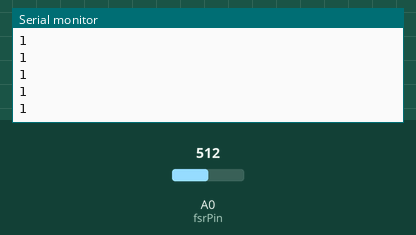
Simulated run of this sketch. Board: Arduino Uno, built with avr-gcc and run on an emulated ATmega328P. Shown: the last lines printed to the serial monitor. Inputs (shaded band) come from the test bench; at power-on: A0 (fsrPin) = 512.

Above: at 1.2 s.
1.3 s: A0 (fsrPin) set to 716
At 1.68 s:
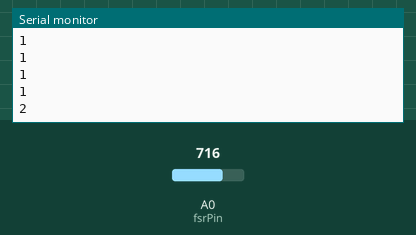
2.8 s: A0 (fsrPin) set to 900
At 2.93 s:
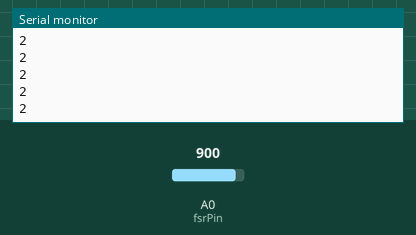
Timing chart, 0 to 5.8 s (numbered marks = the images above; inputs shaded):
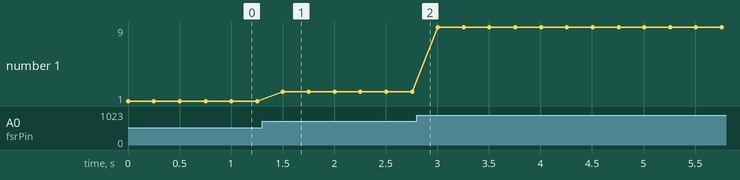

The sketch:

2021_MsC_Code_LoadCellSensor_Arduino.ino
```cpp
// (licence header left out)
 /*Note: You have available to use the ports: A2, A3, A4, A5.
  Circuit relation:
  PC2 -> A2
  PC3 -> A3
  PC4 -> A4 -> SDA
  PC5 -> A5 -> SCL

  The circuit brights you the possibility to use I2C devices
  */
int fsrPin = 0;     // the FSR and 10K pulldown are connected to a0
int fsrReading;     // the analog reading from the FSR resistor divider
int fsrVoltage;     // the analog reading converted to voltage
unsigned long fsrResistance;  // The voltage converted to resistance, can be very big so make "long"
unsigned long fsrConductance;
long fsrForce;       // Finally, the resistance converted to force
void setup(void) {
  Serial.begin(115200);   // We'll send debugging information via the Serial monitor
}
void loop(void) {
  fsrReading = analogRead(fsrPin);
  //Serial.print("Analog reading = ");
  //Serial.println(fsrReading);

  // analog voltage reading ranges from about 0 to 1023 which maps to 0V to 5V (= 5000mV)
  fsrVoltage = map(fsrReading, 0, 1023, 0, 5000);
  //Serial.print("Voltage reading in mV = ");
  //Serial.println(fsrVoltage);

  if (fsrVoltage == 0) {
    Serial.println(0);
  } else {
    // The voltage = Vcc * R / (R + FSR) where R = 10K and Vcc = 5V
    // so FSR = ((Vcc - V) * R) / V  yay math!
    fsrResistance = 5000 - fsrVoltage;     // fsrVoltage is in millivolts so 5V = 5000mV
    fsrResistance *= 10000;                // 10K resistor
    fsrResistance /= fsrVoltage;;

    fsrConductance = 1000000;           // we measure in micromhos so
    fsrConductance /= fsrResistance;
    // Use the two FSR guide graphs to approximate the force(check the link in the description)

    if (fsrConductance <= 1000) {
      fsrForce = fsrConductance / 80;
      //Force in Newtons
      Serial.println(fsrForce);
    } else {
      fsrForce = fsrConductance - 1000;
      fsrForce /= 30;
      Serial.println(fsrForce);
    }
  }
  delay(250);
}
```

Measured:
- after the input at 1.3 s, the serial monitor: prints a new line after 0.20 s (image 1)
- plotted number 1: 1 → 2 after the input at 1.3 s, 2 → 9 after the input at 2.8 s
